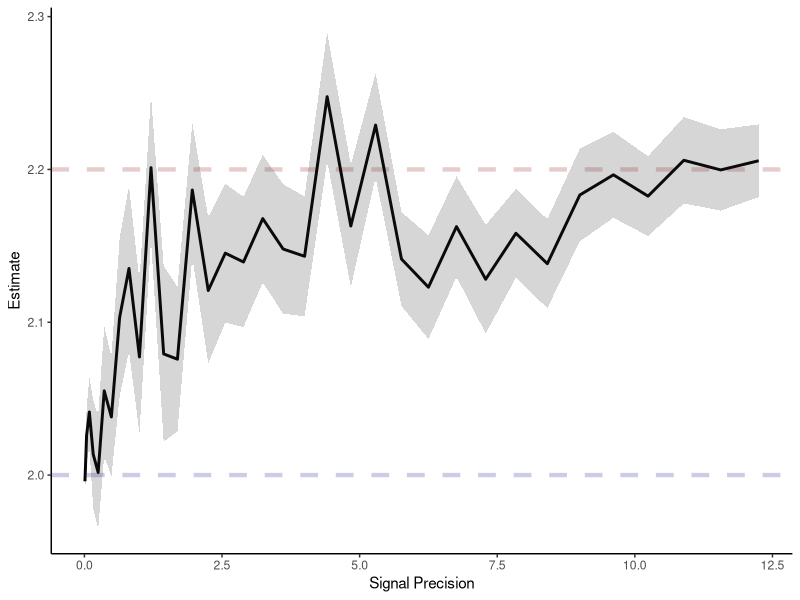
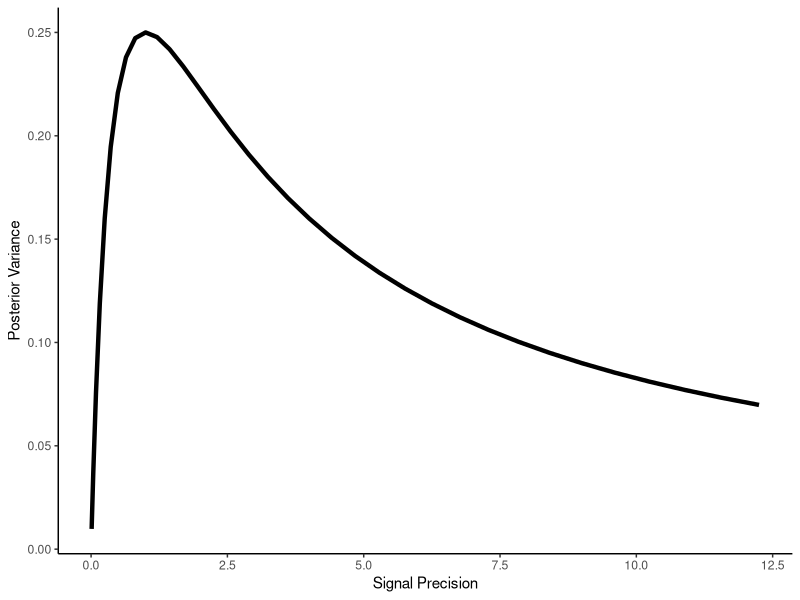
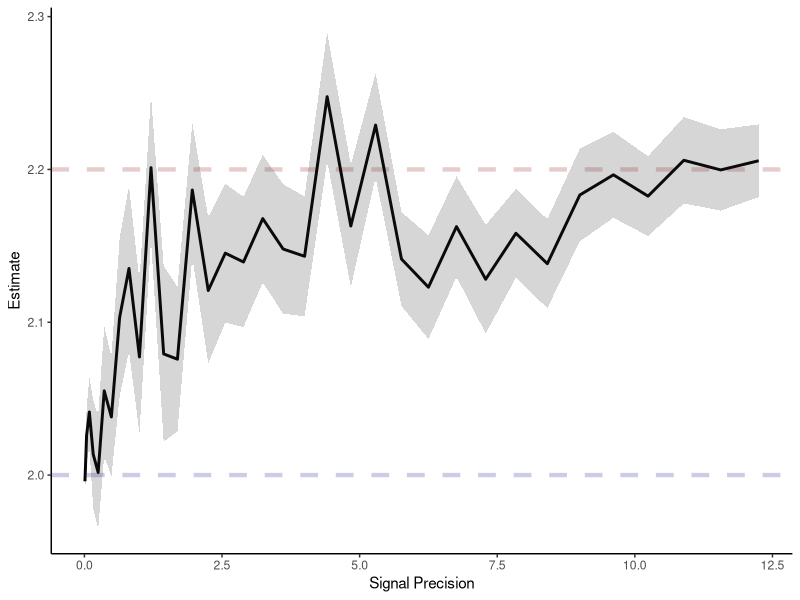
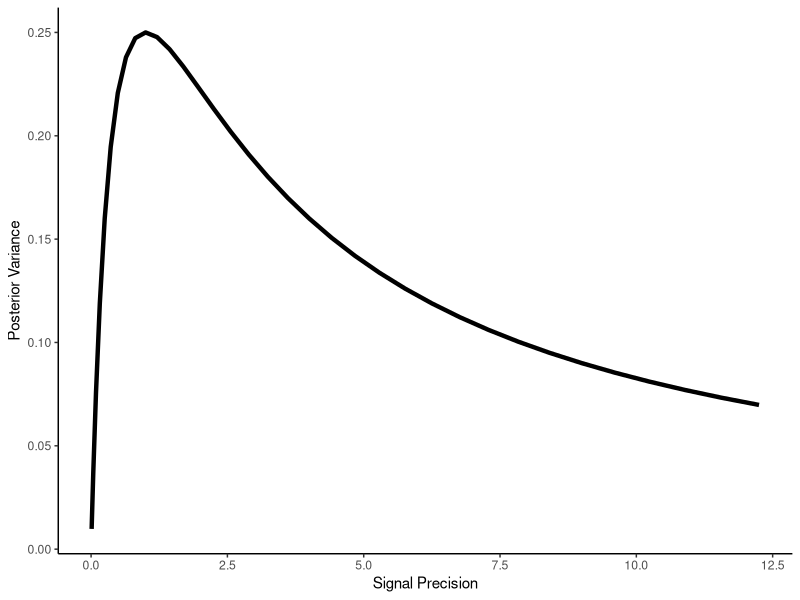

The R script that drew these images, in order:
## ---- chunk 1

library(dplyr)
library(ggplot2)
library(plotrix)
set.seed(4)
nSim = 100

## ---- chunk 2

x = 2.2
mu = 2
px = 1

## ---- chunk 3

getPostMean <- function(x, mu, px, pr) {
  
  r = rnorm(1, x, 1/sqrt(pr))
  beta = pr / (px+pr)
  estimate = mu + beta*(r - mu)
  return(estimate)
  
}

getPostVar <- function(px, pr) {
  
  beta = pr / (px+pr)
  noise = beta^2/pr
  return(noise)
  
}

## ---- chunk 4

signal_precisions = c(1:35)^2/100
df = data.frame(
  pr = rep(signal_precisions,nSim), 
  estimate = rep(signal_precisions,nSim),
  variance = rep(signal_precisions,nSim),
  sim = rep(signal_precisions,nSim)
)

I = 1

for (sim in c(1:nSim)) {
  for (pr in signal_precisions) {
  
    df$pr[I] = pr
    df$estimate[I] = getPostMean(x, mu, px, pr)
    df$variance[I] = getPostVar(px, pr)
    df$sim[I] = sim
    I = I + 1
    
  }
}

print(df)

## ---- chunk 5

pdata = df %>%
  group_by(pr) %>%
  summarize(
    
    estimate.se = std.error(estimate),
    estimate.mean = mean(estimate),
    
    variance = mean(variance) # they're all the same, so you could just as well use first(), last(), etc...
    
  )

## ---- chunk 6

p.estimate <- ggplot(data=pdata, aes(x=pr, y=estimate.mean)) +
  
  geom_hline(
    yintercept=x,
    color="darkred",
    alpha=.2,
    size=1.5,
    linetype="dashed"
  ) +
  
  geom_hline(
    yintercept=mu,
    color="darkblue",
    alpha=.2,
    size=1.5,
    linetype="dashed"
  ) +
  
  geom_line(
    size=1
  ) +
  
  geom_ribbon(
    aes(ymin=estimate.mean-estimate.se, ymax=estimate.mean+estimate.se),
    alpha = .2
  ) +
  
  theme_classic() +
  labs(
    y = "Estimate",
    x = "Signal Precision"
  )
  

p.estimate

ggsave("simpleBayes.estimate.pdf", p.estimate)

## ---- chunk 7

p.variance <- ggplot(data=pdata, aes(x=pr, y=variance)) +
  
  geom_line(
    size=1.5
  ) +
  
  theme_classic() +
  labs(
    y = "Posterior Variance",
    x = "Signal Precision"
  )
  

p.variance

ggsave("simpleBayes.variance.pdf", p.variance)

